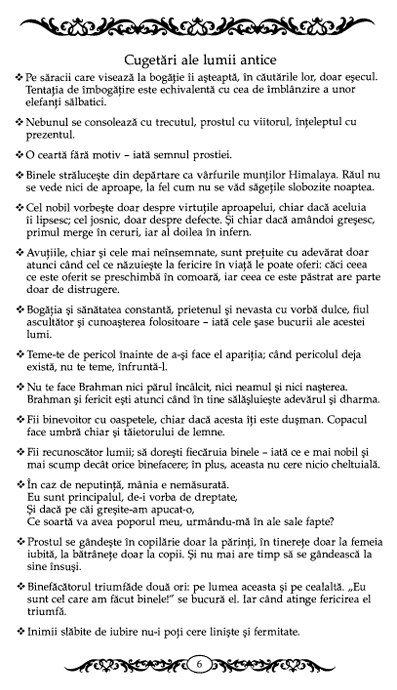
#> input picture image_features_prototype/image.png, 397 x 690 px
$ jupyter execute protptype.ipynb
#> lines starting #> are read from the running program, lines starting #| are printed output that depends on the picture; after the words box and inside, x2 and y2 are one past the last pixel; in counts of white or black regions, pixels touching at a corner belong together
[cell 1]
import cv2 as cv
import numpy as np
import os

Find left ROI

[cell 2]
image = cv.imread("image.png")
#> image is the input picture: shape (690, 397, 3); min 0, max 255, mean 230.6

if image is None:
    print("err no image")
    exit()

Define ROI

[cell 3]
x1, y1 = 0, 45
x2, y2 = 23, image.shape[0]  # img.shape[0] = number of rows (img.shape[1] = number of cols)
#> x2 = 23; y2 = 690
roi = image[y1:y2, x1:x2]
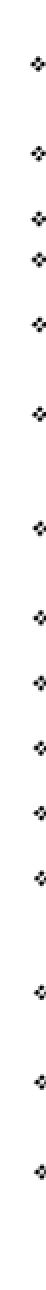
#> roi: shape (645, 23, 3) (shown 2 times larger); min 0, max 255, mean 249.9

[cell 4]
annotated = image.copy()
cv.rectangle(annotated, (x1, y1), (x2, y2), (0, 0, 255), 2)
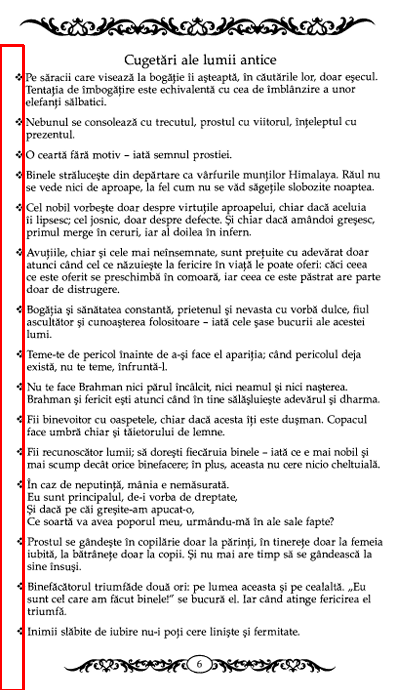
#> annotated: shape (690, 397, 3); 1.21% of pixels changed, all inside (x1, y1, x2, y2) = (0, 44, 25, 690)
cv.imwrite("ann.png", annotated)
#> Out = True

Find black pixels on roi

[cell 5]
# Parametri
prag_negru = 10

# depending on resolution
numar_minim_pixeli_negri = 2

delta_y = 10  # cât să sară în jos la fiecare pas !!

roi_total = roi

# Offset inițial relativ în ROI
current_y = 0
ys = []

while current_y < roi_total.shape[0]:
    roi_partial = roi_total[current_y:, :]

    y_offset = None
    for y in range(roi_partial.shape[0]):
        linie = roi_partial[y, :]
        numar_negru = np.sum(linie < prag_negru)
        if numar_negru >= numar_minim_pixeli_negri:
            y_offset = y
            break

    if y_offset is None:
        break  # nu s-a mai găsit nimic, ieșim

    real_y = y1 + current_y + y_offset
    ys.append(real_y)
    cv.line(annotated, (x1, real_y), (x2, real_y), (0, 255, 0), 2)

    # Actualizăm punctul de plecare pentru următoarea căutare
    current_y += y_offset + delta_y
    cv.line(annotated, (x1, real_y), (x2, real_y), (0, 255, 0), 2)
#> this loop made 16 passes
#> pass 2, `roi_partial = roi_total[current_y:, :]`:
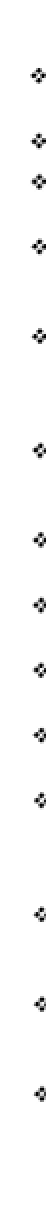
#> roi_partial: shape (606, 23, 3) (shown 2 times larger); min 0, max 255, mean 249.9
#> pass 3, `roi_partial = roi_total[current_y:, :]`:
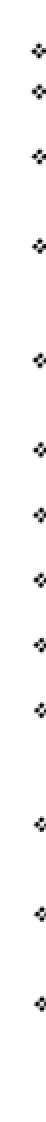
#> roi_partial: shape (561, 23, 3) (shown 2 times larger); min 0, max 255, mean 249.9
#> after the loop:
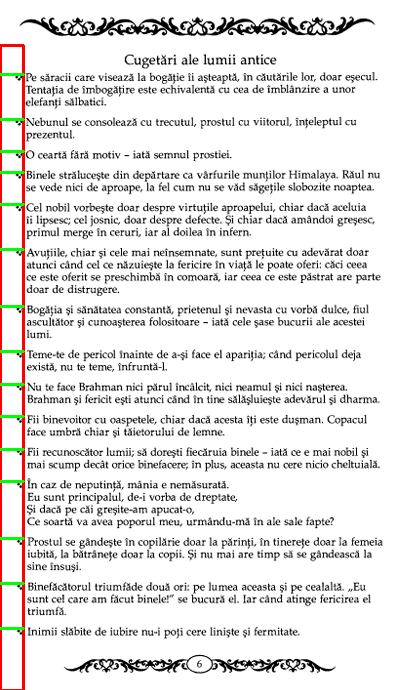
#> annotated: shape (690, 397, 3); 0.4% of pixels changed, all inside (x1, y1, x2, y2) = (0, 73, 25, 630)
#> after the loop, current_y = 593; ys = [74, 119, 151, 172, 204, 249, 306, 351, 384, 416, 449, 481, 538, 583, 628]

[cell 6]
cv.imwrite("ann.png", annotated)
os.makedirs("parts", exist_ok=True)

# play with them, find yourself :)
padding_up = 6
padding_down = 2

# Crop și salvare între perechi succesive de y
for i in range(len(ys) - 1):
    y_start = ys[i] - padding_up
    y_end = ys[i + 1] - padding_down
    if y_end > y_start:
        bucata = image[y_start:y_end, 0:image.shape[1]]
        cv.imwrite(f"parts/part_{i:02d}.png", bucata)
#> this loop made 14 passes
#> (y_start, y_end) on passes 1 to 12: (68, 117), (113, 149), (145, 170), (166, 202), (198, 247), (243, 304), (300, 349), (345, 382), (378, 414), (410, 447), (443, 479), (475, 536)
#> pass 1, `bucata = image[y_start:y_end, 0:image.shape[1]]`:
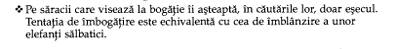
#> bucata: shape (49, 397, 3); min 0, max 255, mean 232.6
#> pass 2, `bucata = image[y_start:y_end, 0:image.shape[1]]`:
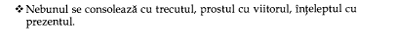
#> bucata: shape (36, 397, 3); min 0, max 255, mean 240.4
#> pass 3, `bucata = image[y_start:y_end, 0:image.shape[1]]`:
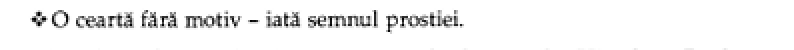
#> bucata: shape (25, 397, 3) (shown 2 times larger); min 0, max 255, mean 243.3
